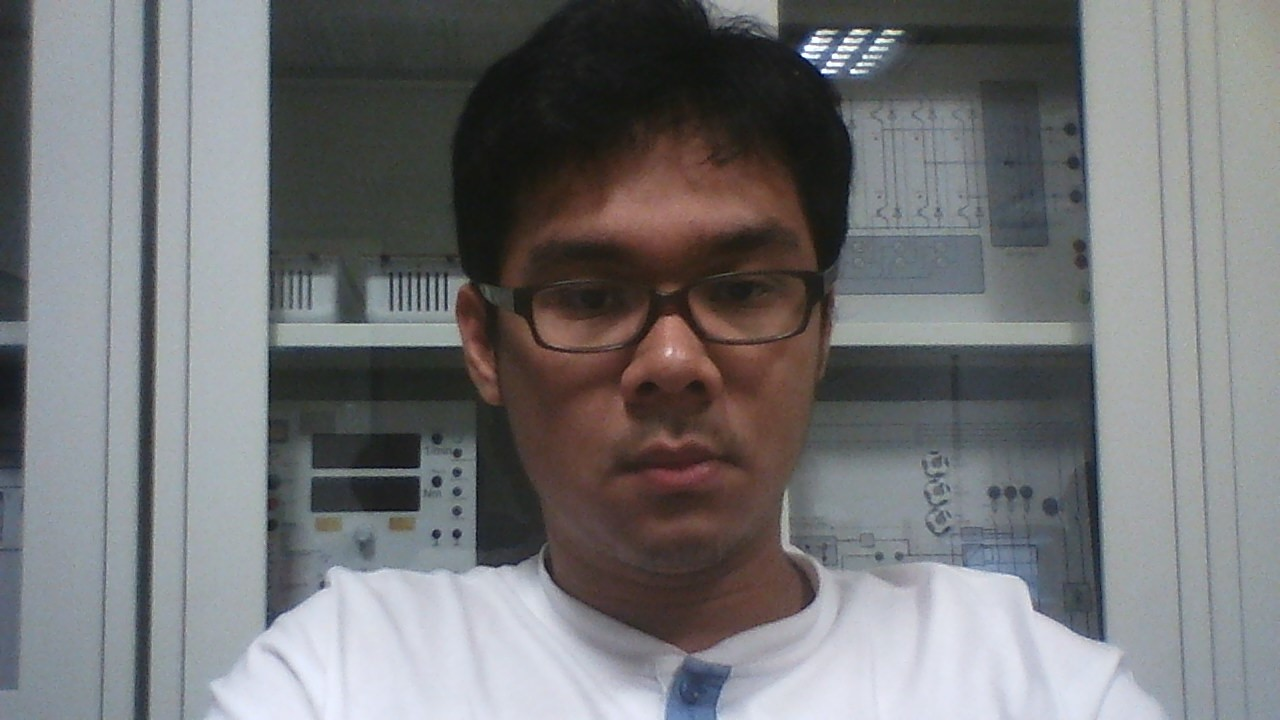
#> input picture Quiz/No 3/img1.jpg, 1280 x 720 px
$ python 'No 3.py'
#> lines starting #> are read from the running program, lines starting #| are printed output that depends on the picture
# -*- coding: utf-8 -*-
"""
Created on Tue Mar 13 13:31:41 2018

@author: MSI
"""

import cv2
import numpy as np

src1 = cv2.imread("img1.jpg")
#> src1 is the input picture: shape (720, 1280, 3); mean B, G, R 117.8, 116.1, 115.7
src2 = cv2.imread("img2.jpg")
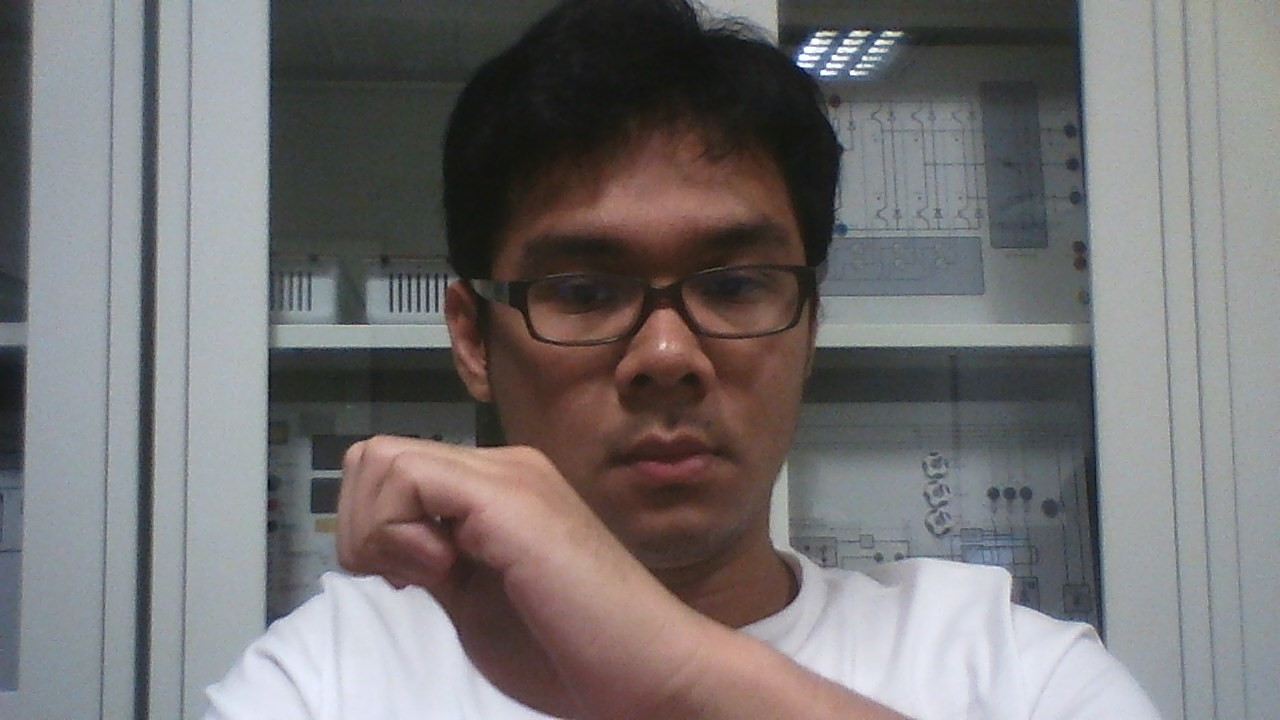
#> input picture Quiz/No 3/img2.jpg, 1280 x 720 px
#> src2 is the input picture: shape (720, 1280, 3); mean B, G, R 115.3, 114.9, 117.7

#a
src1 = cv2.cvtColor(src1, cv2.COLOR_BGR2GRAY)
#> src1: shape (720, 1280)
src2 = cv2.cvtColor(src2, cv2.COLOR_BGR2GRAY)
#> src2: shape (720, 1280)
diff12 = src1 - src2
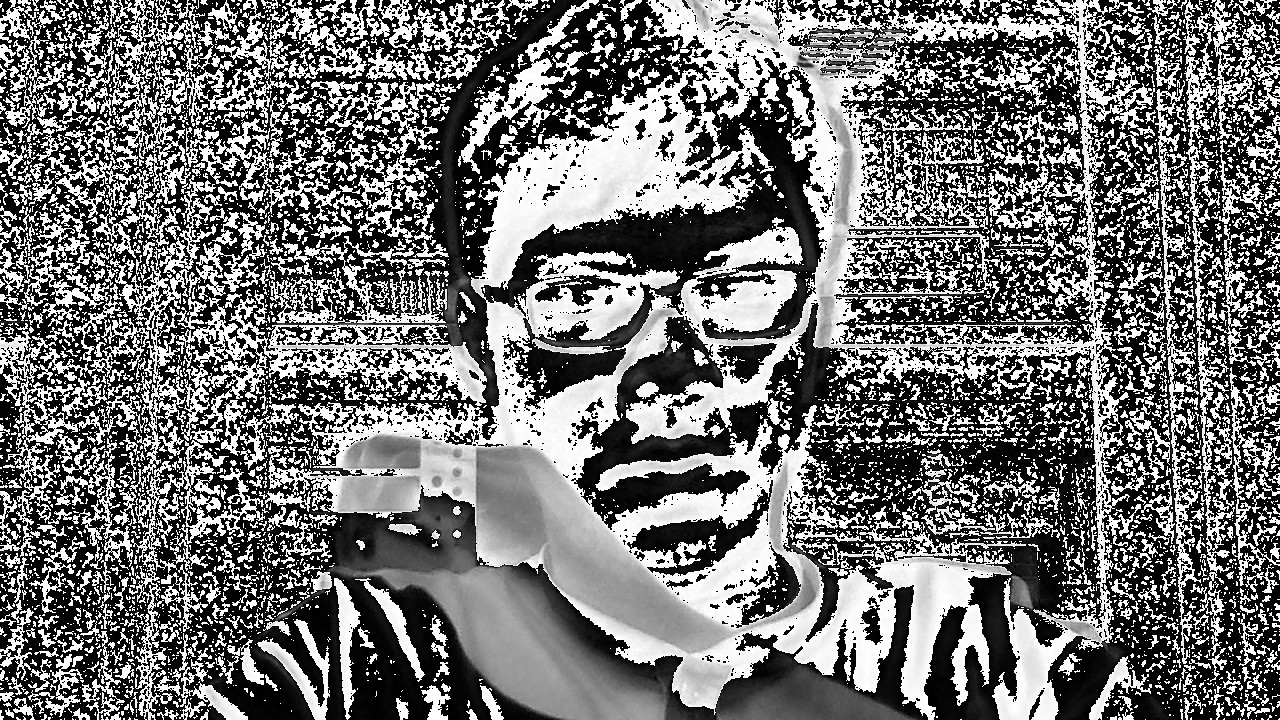
#> diff12: shape (720, 1280); min 0, max 255, mean 113.9

kernel = np.ones((6,6),np.uint8)
opening = cv2.morphologyEx(diff12, cv2.MORPH_OPEN, kernel)
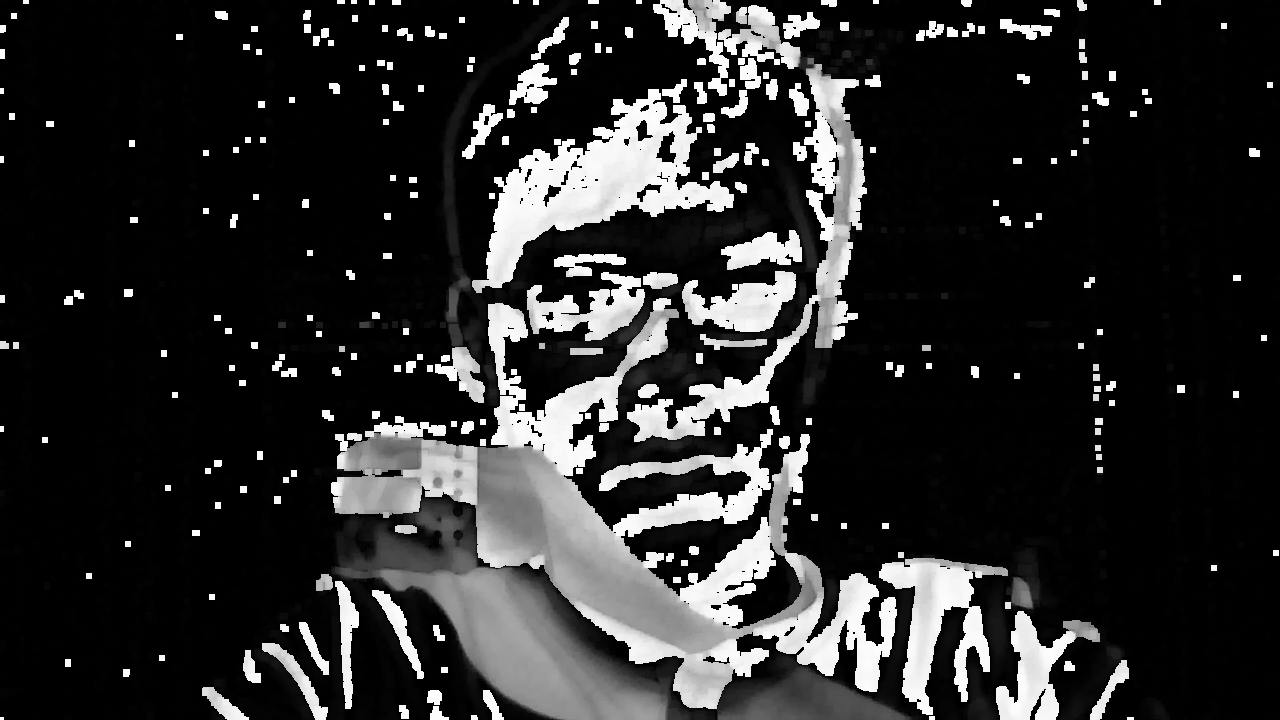
#> opening: shape (720, 1280); min 0, max 254, mean 43.4
closing = cv2.morphologyEx(diff12, cv2.MORPH_CLOSE, kernel)
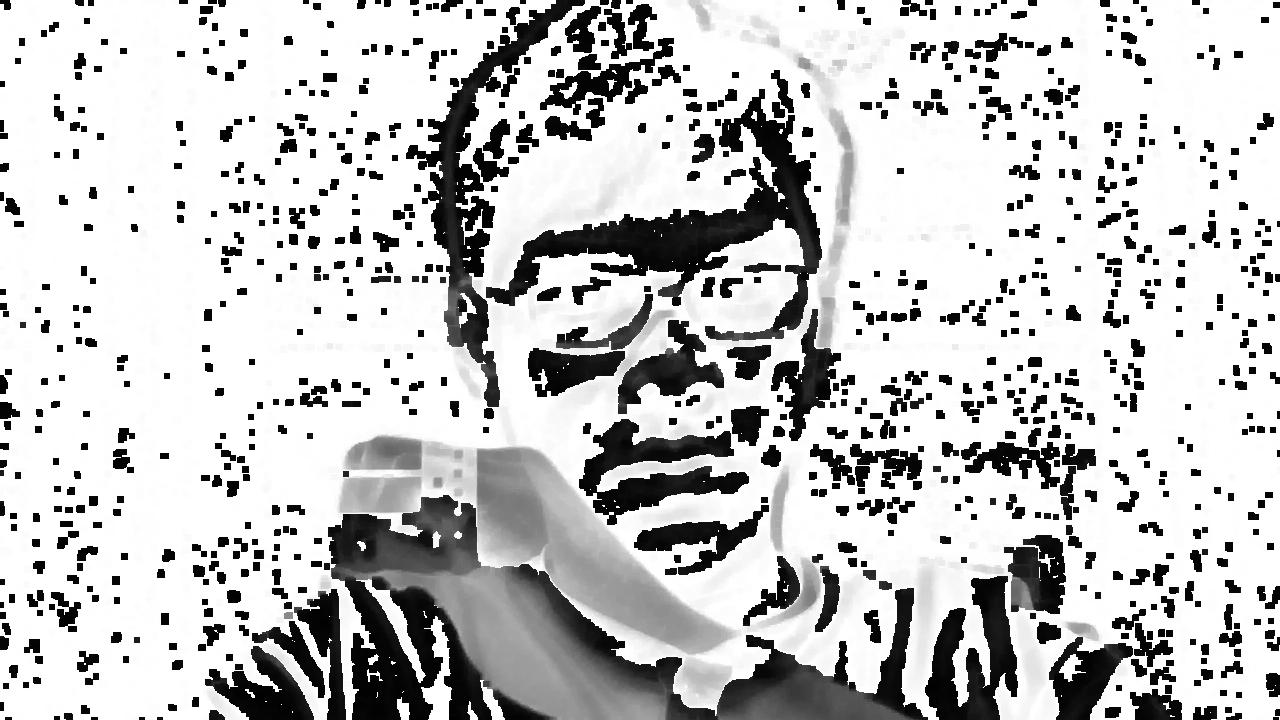
#> closing: shape (720, 1280); min 0, max 255, mean 196.9
cv2.imshow('Source1', src1)
cv2.imshow('Source2',src2)
cv2.imshow('Substract result', diff12)
cv2.imwrite('subs_result.jpg',diff12)

cv2.imshow('cleanDiff', opening)
cv2.imwrite('cleandiff.jpg',opening)
cv2.imshow('dirtyDiff', closing)
cv2.imwrite('dirtydiff.jpg',closing)
cv2.waitKey(0)
cv2.destroyAllWindows(0)

'''
dirtydiff is removing the noise and turn it into white color, while the clean diff is
turning noise into the black colour.

while the opening is the process erode followe by dilate
while the closing is dilate followed by erode

'''
